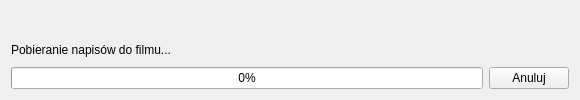
<ui version="4.0" >
 <class>frmProgress</class>
 <widget class="QWidget" name="frmProgress" >
  <property name="geometry" >
   <rect>
    <x>0</x>
    <y>0</y>
    <width>580</width>
    <height>100</height>
   </rect>
  </property>
  <property name="minimumSize" >
   <size>
    <width>580</width>
    <height>100</height>
   </size>
  </property>
  <property name="maximumSize" >
   <size>
    <width>580</width>
    <height>100</height>
   </size>
  </property>
  <property name="acceptDrops" >
   <bool>true</bool>
  </property>
  <property name="windowTitle" >
   <string>QNapi - pobieranie napisów...</string>
  </property>
  <property name="windowIcon" >
   <iconset resource="../src/resources.qrc" >:/icon/qnapi-48-icon.png</iconset>
  </property>
  <layout class="QVBoxLayout" >
   <item>
    <widget class="QLabel" name="lbFileName" >
     <property name="sizePolicy" >
      <sizepolicy vsizetype="Minimum" hsizetype="Expanding" >
       <horstretch>0</horstretch>
       <verstretch>0</verstretch>
      </sizepolicy>
     </property>
     <property name="font" >
      <font>
       <weight>75</weight>
       <bold>true</bold>
      </font>
     </property>
     <property name="frameShape" >
      <enum>QFrame::NoFrame</enum>
     </property>
     <property name="frameShadow" >
      <enum>QFrame::Plain</enum>
     </property>
     <property name="text" >
      <string/>
     </property>
    </widget>
   </item>
   <item>
    <widget class="QLabel" name="lbAction" >
     <property name="sizePolicy" >
      <sizepolicy vsizetype="Minimum" hsizetype="Expanding" >
       <horstretch>0</horstretch>
       <verstretch>0</verstretch>
      </sizepolicy>
     </property>
     <property name="font" >
      <font>
       <weight>50</weight>
       <bold>false</bold>
      </font>
     </property>
     <property name="text" >
      <string>Pobieranie napisów do filmu...</string>
     </property>
     <property name="textFormat" >
      <enum>Qt::AutoText</enum>
     </property>
     <property name="scaledContents" >
      <bool>false</bool>
     </property>
     <property name="alignment" >
      <set>Qt::AlignLeading|Qt::AlignLeft|Qt::AlignVCenter</set>
     </property>
    </widget>
   </item>
   <item>
    <layout class="QHBoxLayout" >
     <item>
      <widget class="QProgressBar" name="pbProgress" >
       <property name="sizePolicy" >
        <sizepolicy vsizetype="Minimum" hsizetype="Expanding" >
         <horstretch>0</horstretch>
         <verstretch>0</verstretch>
        </sizepolicy>
       </property>
       <property name="value" >
        <number>0</number>
       </property>
       <property name="alignment" >
        <set>Qt::AlignHCenter</set>
       </property>
       <property name="textVisible" >
        <bool>true</bool>
       </property>
      </widget>
     </item>
     <item>
      <widget class="QPushButton" name="pbCancel" >
       <property name="sizePolicy" >
        <sizepolicy vsizetype="Minimum" hsizetype="Minimum" >
         <horstretch>0</horstretch>
         <verstretch>0</verstretch>
        </sizepolicy>
       </property>
       <property name="text" >
        <string>Anuluj</string>
       </property>
      </widget>
     </item>
    </layout>
   </item>
  </layout>
 </widget>
 <resources>
  <include location="../src/resources.qrc" />
 </resources>
 <connections>
  <connection>
   <sender>pbCancel</sender>
   <signal>clicked()</signal>
   <receiver>frmProgress</receiver>
   <slot>close()</slot>
   <hints>
    <hint type="sourcelabel" >
     <x>534</x>
     <y>79</y>
    </hint>
    <hint type="destinationlabel" >
     <x>289</x>
     <y>49</y>
    </hint>
   </hints>
  </connection>
 </connections>
</ui>
